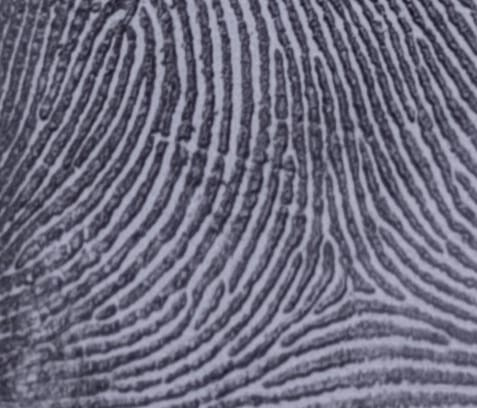
#> input picture finger/IMG-20250319-WA0135.jpg, 477 x 408 px
$ python -i minutiae_extraction.py   (imports and definitions only)   (older library calls are emulated)
#> lines starting #> are read from the running program, lines starting #| are printed output that depends on the picture
import cv2
import numpy as np
from scipy import ndimage
from config import *

# [81 lines left out: function extract_minutiae, not called in this run]

def calculate_orientation(img, y, x, window_size=MINUTIAE_WINDOW_SIZE):
    """
    Calculate the orientation of a minutia point.

    Args:
        img (numpy.ndarray): Input image
        y (int): Y-coordinate of the minutia
        x (int): X-coordinate of the minutia
        window_size (int): Size of the window for orientation calculation

    Returns:
        float: Orientation angle in radians
    """
    # Extract window around minutia
    half_window = window_size // 2
    window = img[
        max(0, y-half_window):min(img.shape[0], y+half_window+1),
        max(0, x-half_window):min(img.shape[1], x+half_window+1)
    ]

    # Calculate gradients
    gx = cv2.Sobel(window, cv2.CV_64F, 1, 0, ksize=3)
    gy = cv2.Sobel(window, cv2.CV_64F, 0, 1, ksize=3)

    # Calculate orientation
    orientation = np.arctan2(np.sum(gy), np.sum(gx))

    return orientation

# [51 lines left out: functions is_valid_minutia, visualize_minutiae, not called in this run]

def detect_delta_points(img):
    """
    Detect delta points in the fingerprint image.

    Args:
        img (numpy.ndarray): Input image

    Returns:
        list: List of detected delta points
    """
    delta_points = []
    height, width = img.shape
#> height = 408; width = 477

    # Calculate orientation field
    block_size = 16
    orientation_field = np.zeros((height//block_size, width//block_size))

    for i in range(0, height-block_size, block_size):
        for j in range(0, width-block_size, block_size):
            block = img[i:i+block_size, j:j+block_size]
            gx = cv2.Sobel(block, cv2.CV_64F, 1, 0)
            gy = cv2.Sobel(block, cv2.CV_64F, 0, 1)
            orientation = np.arctan2(np.sum(gy), np.sum(gx))
            orientation_field[i//block_size, j//block_size] = orientation
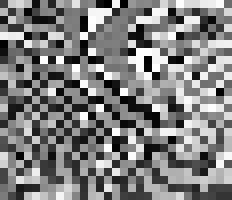
#> orientation_field: shape (25, 29) float64 (shown 8 times larger); min -3.14, max 3.14, mean -0.00698; drawn with min black and max white

    # Detect delta points using Poincare index
    for i in range(1, orientation_field.shape[0]-1):
        for j in range(1, orientation_field.shape[1]-1):
            poincare_idx = calculate_poincare_index(orientation_field, i, j)
            if abs(poincare_idx + 0.5) < 0.1:  # Delta point has index -1/2
                y = i * block_size + block_size//2
                x = j * block_size + block_size//2
                orientation = calculate_orientation(img, y, x)
                delta_points.append({
                    'type': 'delta',
                    'x': x,
                    'y': y,
                    'orientation': orientation,
                    'quality': calculate_minutia_quality(img, y, x)
                })
#> this loop made 23 passes

    return delta_points

def calculate_minutia_quality(img, y, x, window_size=16):
    """
    Calculate quality score for a minutia point.

    Args:
        img (numpy.ndarray): Input image
        y (int): Y-coordinate
        x (int): X-coordinate
        window_size (int): Size of window for quality calculation

    Returns:
        float: Quality score between 0 and 1
    """
    # Extract window around minutia
    half_window = window_size // 2
    window = img[
        max(0, y-half_window):min(img.shape[0], y+half_window),
        max(0, x-half_window):min(img.shape[1], x+half_window)
    ]

    # Calculate ridge clarity
    clarity = np.std(window) / 255.0

    # Calculate ridge continuity
    gx = cv2.Sobel(window, cv2.CV_64F, 1, 0)
    gy = cv2.Sobel(window, cv2.CV_64F, 0, 1)
    continuity = np.mean(np.sqrt(gx**2 + gy**2)) / 255.0

    # Combine scores
    quality = (clarity + continuity) / 2.0
    return min(1.0, quality)

def calculate_poincare_index(orientation_field, i, j):
    """
    Calculate Poincare index at a point in the orientation field.

    Args:
        orientation_field (numpy.ndarray): Orientation field matrix
        i (int): Row index
        j (int): Column index

    Returns:
        float: Poincare index value
    """
    # Get orientations in 8-neighborhood
    neighbors = [
        orientation_field[i-1,j-1], orientation_field[i-1,j], orientation_field[i-1,j+1],
        orientation_field[i,j+1], orientation_field[i+1,j+1], orientation_field[i+1,j],
        orientation_field[i+1,j-1], orientation_field[i,j-1]
    ]
    neighbors.append(neighbors[0])  # Add first element to close the loop

    # Calculate orientation differences
    total_diff = 0
    for k in range(8):
        diff = neighbors[k+1] - neighbors[k]
        # Normalize difference to [-pi/2, pi/2]
        while diff > np.pi/2:
            diff -= np.pi
        while diff < -np.pi/2:
            diff += np.pi
        total_diff += diff

    # Calculate Poincare index
    return total_diff / (2 * np.pi)

>>> import cv2
>>> picture = cv2.imread('../finger/IMG-20250319-WA0135.jpg', cv2.IMREAD_GRAYSCALE)
>>> result = detect_delta_points(picture)

$ run again, on finger/IMG-20250319-WA0136.jpg
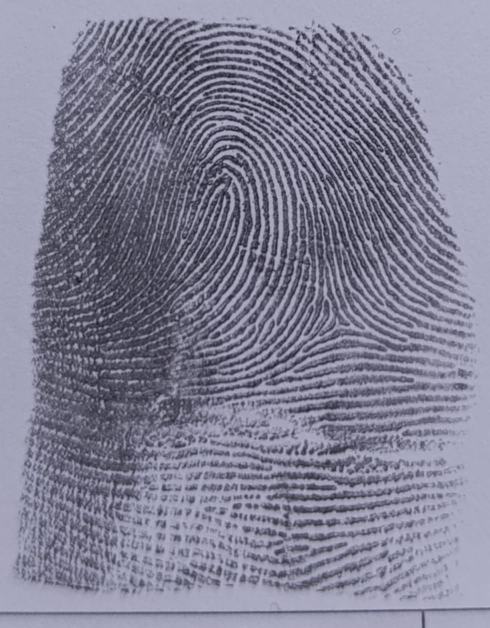
#> input picture finger/IMG-20250319-WA0136.jpg, 979 x 1256 px (shown at 1/2 size)
#> after the loop in detect_delta_points, `for i in range(0, height-block_size, block_size):`:
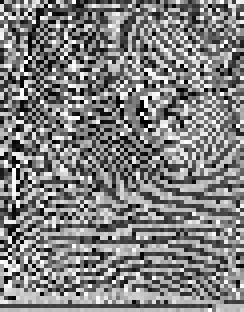
#> orientation_field: shape (78, 61) float64 (shown 4 times larger); min -3.14, max 3.14, mean 0.0259; drawn with min black and max white
#> the loop in detect_delta_points, `for i in range(1, orientation_field.shape[0]-1):` made 76 passes

$ run again, on finger/3.jpg
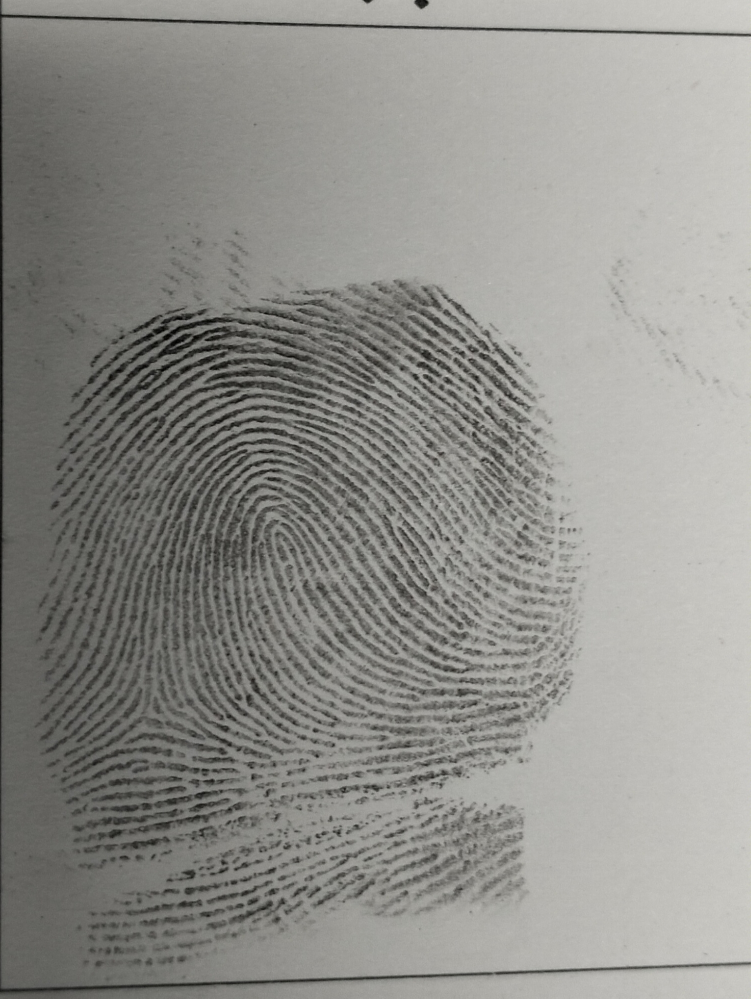
#> input picture finger/3.jpg, 1501 x 1997 px (shown at 1/2 size)
#> after the loop in detect_delta_points, `for i in range(0, height-block_size, block_size):`:
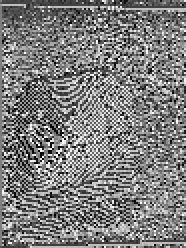
#> orientation_field: shape (124, 93) float64 (shown 2 times larger); min -3.14, max 3.14, mean -0.0398; drawn with min black and max white
#> the loop in detect_delta_points, `for i in range(1, orientation_field.shape[0]-1):` made 122 passes
